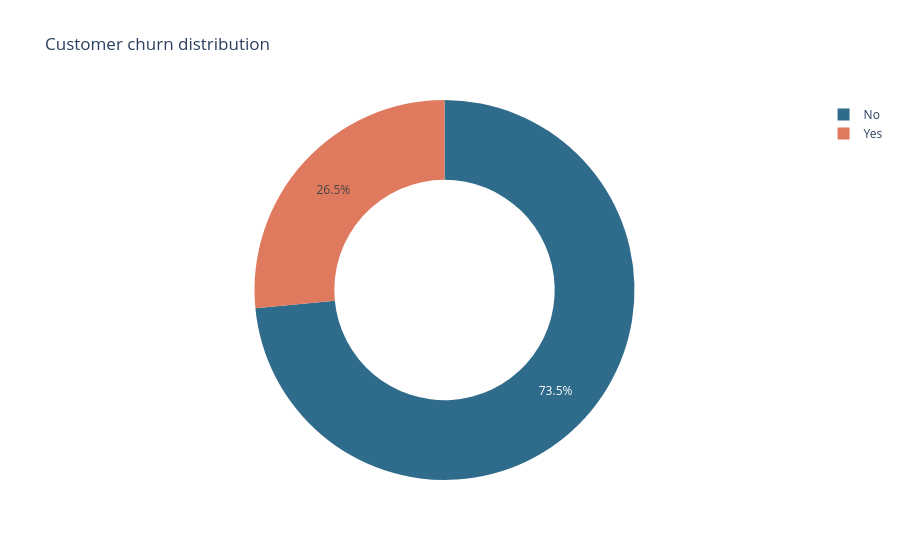
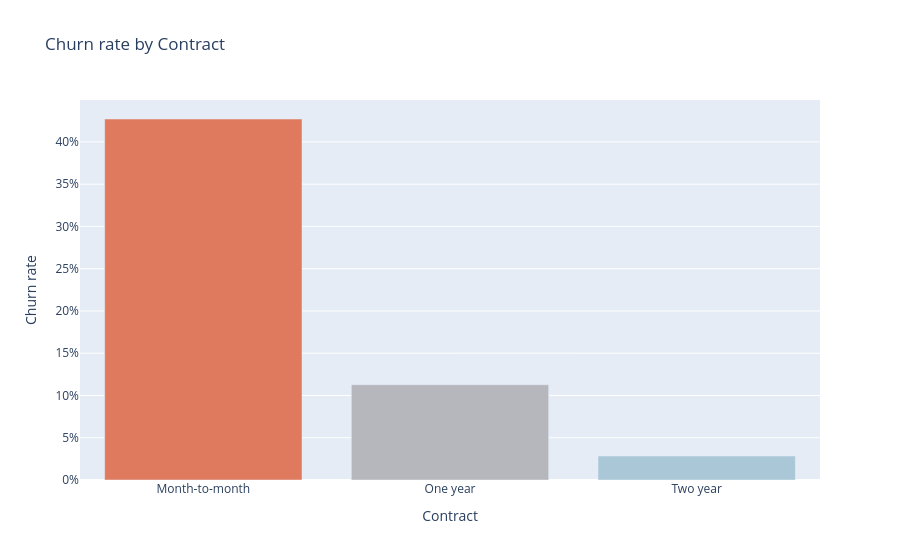
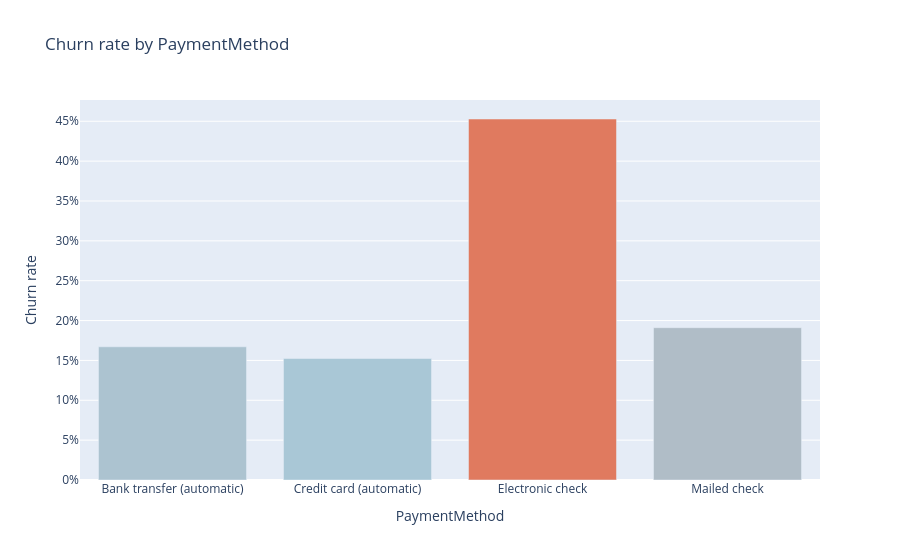
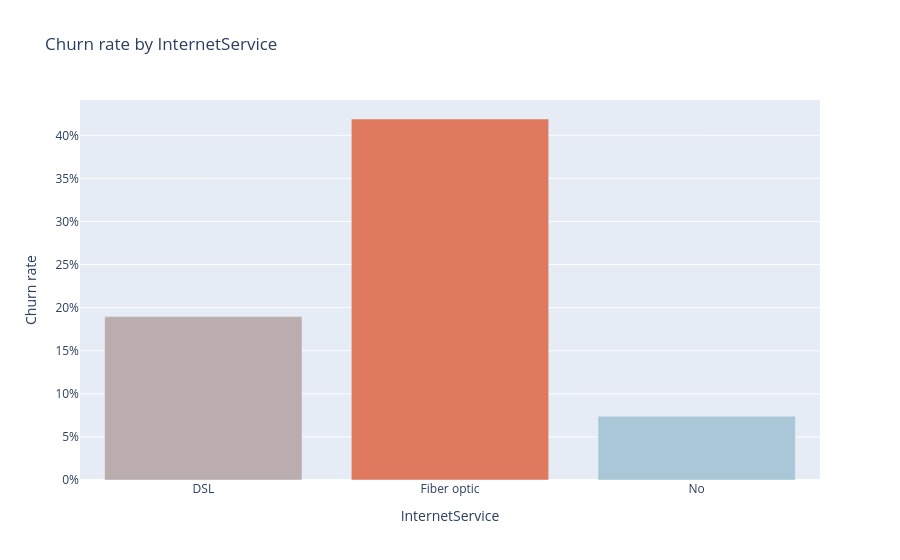

Notebook source saved alongside these figures, in order:
### Markdown cell above
## 2. Exploratory data analysis

Charts show the class balance and sample churn rates by contract, tenure group, payment method, and internet service. These are descriptive comparisons and do not imply causation.

### Code cell
churn_counts = df['Churn'].value_counts().reindex(['No', 'Yes']).rename_axis('Churn').reset_index(name='Customers')
fig = px.pie(churn_counts, values='Customers', names='Churn', hole=0.58, color='Churn', color_discrete_map={'No': '#2F6B8A', 'Yes': '#E07A5F'}, title='Customer churn distribution')
fig.show()

for column in ['Contract', 'PaymentMethod', 'InternetService']:
    rates = df.groupby(column, observed=True)['Churn'].apply(lambda values: values.eq('Yes').mean()).rename('Churn rate').reset_index()
    fig = px.bar(rates, x=column, y='Churn rate', color='Churn rate', color_continuous_scale=['#a9c7d6', '#e07a5f'], title=f'Churn rate by {column}')
    fig.update_layout(yaxis_tickformat='.0%', coloraxis_showscale=False)
    fig.show()

tenure_groups = df.assign(TenureGroup=pd.cut(df['tenure'], bins=[-1, 6, 12, 24, 48, 72], labels=['0–6', '7–12', '13–24', '25–48', '49–72']))
tenure_rates = tenure_groups.groupby('TenureGroup', observed=True)['Churn'].apply(lambda values: values.eq('Yes').mean()).rename('Churn rate').reset_index()
fig = px.bar(tenure_rates, x='TenureGroup', y='Churn rate', color='Churn rate', color_continuous_scale=['#a9c7d6', '#e07a5f'], title='Churn rate by tenure group')
fig.update_layout(yaxis_tickformat='.0%', coloraxis_showscale=False)
fig.show()
fig = px.box(df, x='Churn', y='MonthlyCharges', color='Churn', color_discrete_map={'No': '#2F6B8A', 'Yes': '#E07A5F'}, title='Monthly charges by churn status')
fig.show()

### Figure 1 — Plotly figure (JSON) as saved in the notebook; plotly's stock layout.template omitted (floating-point values rounded to 4 significant figures)
{"data": [{"customdata": [["No"], ["Yes"]], "domain": {"x": [0.0, 1.0], "y": [0.0, 1.0]}, "hole": 0.58, "hovertemplate": "Churn=%{customdata[0]}<br>Customers=%{value}<extra></extra>", "labels": ["No", "Yes"], "legendgroup": "", "marker": {"colors": ["#2F6B8A", "#E07A5F"]}, "name": "", "showlegend": true, "type": "pie", "values": [5174, 1869]}], "layout": {"legend": {"tracegroupgap": 0}, "title": {"text": "Customer churn distribution"}}}

### Figure 2 — Plotly figure (JSON) as saved in the notebook; plotly's stock layout.template omitted (floating-point values rounded to 4 significant figures)
{"data": [{"hovertemplate": "Contract=%{x}<br>Churn rate=%{marker.color}<extra></extra>", "legendgroup": "", "marker": {"color": [0.4271, 0.1127, 0.02832], "coloraxis": "coloraxis", "pattern": {"shape": ""}}, "name": "", "orientation": "v", "showlegend": false, "textposition": "auto", "type": "bar", "x": ["Month-to-month", "One year", "Two year"], "xaxis": "x", "y": [0.4271, 0.1127, 0.02832], "yaxis": "y"}], "layout": {"barmode": "relative", "coloraxis": {"colorbar": {"title": {"text": "Churn rate"}}, "colorscale": [[0.0, "#a9c7d6"], [1.0, "#e07a5f"]], "showscale": false}, "legend": {"tracegroupgap": 0}, "title": {"text": "Churn rate by Contract"}, "xaxis": {"anchor": "y", "domain": [0.0, 1.0], "title": {"text": "Contract"}}, "yaxis": {"anchor": "x", "domain": [0.0, 1.0], "tickformat": ".0%", "title": {"text": "Churn rate"}}}}

### Figure 3 — Plotly figure (JSON) as saved in the notebook; plotly's stock layout.template omitted (floating-point values rounded to 4 significant figures)
{"data": [{"hovertemplate": "PaymentMethod=%{x}<br>Churn rate=%{marker.color}<extra></extra>", "legendgroup": "", "marker": {"color": [0.1671, 0.1524, 0.4529, 0.1911], "coloraxis": "coloraxis", "pattern": {"shape": ""}}, "name": "", "orientation": "v", "showlegend": false, "textposition": "auto", "type": "bar", "x": ["Bank transfer (automatic)", "Credit card (automatic)", "Electronic check", "Mailed check"], "xaxis": "x", "y": [0.1671, 0.1524, 0.4529, 0.1911], "yaxis": "y"}], "layout": {"barmode": "relative", "coloraxis": {"colorbar": {"title": {"text": "Churn rate"}}, "colorscale": [[0.0, "#a9c7d6"], [1.0, "#e07a5f"]], "showscale": false}, "legend": {"tracegroupgap": 0}, "title": {"text": "Churn rate by PaymentMethod"}, "xaxis": {"anchor": "y", "domain": [0.0, 1.0], "title": {"text": "PaymentMethod"}}, "yaxis": {"anchor": "x", "domain": [0.0, 1.0], "tickformat": ".0%", "title": {"text": "Churn rate"}}}}

### Figure 4 — Plotly figure (JSON) as saved in the notebook; plotly's stock layout.template omitted (floating-point values rounded to 4 significant figures)
{"data": [{"hovertemplate": "InternetService=%{x}<br>Churn rate=%{marker.color}<extra></extra>", "legendgroup": "", "marker": {"color": [0.1896, 0.4189, 0.07405], "coloraxis": "coloraxis", "pattern": {"shape": ""}}, "name": "", "orientation": "v", "showlegend": false, "textposition": "auto", "type": "bar", "x": ["DSL", "Fiber optic", "No"], "xaxis": "x", "y": [0.1896, 0.4189, 0.07405], "yaxis": "y"}], "layout": {"barmode": "relative", "coloraxis": {"colorbar": {"title": {"text": "Churn rate"}}, "colorscale": [[0.0, "#a9c7d6"], [1.0, "#e07a5f"]], "showscale": false}, "legend": {"tracegroupgap": 0}, "title": {"text": "Churn rate by InternetService"}, "xaxis": {"anchor": "y", "domain": [0.0, 1.0], "title": {"text": "InternetService"}}, "yaxis": {"anchor": "x", "domain": [0.0, 1.0], "tickformat": ".0%", "title": {"text": "Churn rate"}}}}
